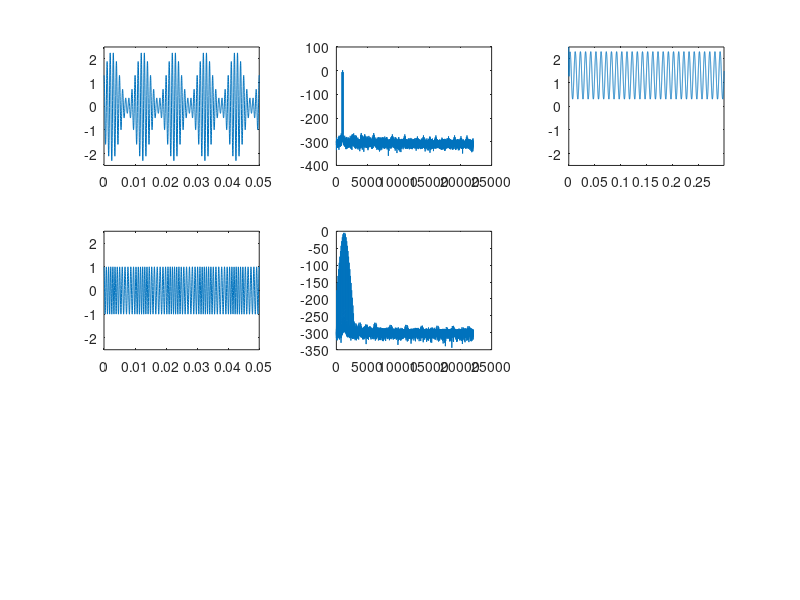

MATLAB code for this plot: (Note: this script raises an error after producing the figure.)
Fs=44100;
Fc=1000;
dt=1.0/Fs;
T=1; N=T/dt;
t=[0:N-1]/N;

x1=sin(2*pi*100*t)+1.3;


% amplitude modulation, dev is indicator
y1=ammod(x1,Fc,Fs);
subplot(3,3,1)
plot(t,y1);
axis([0,0.05,-2.5,2.5]);

P=fft(y1,N);
Pyy=2*sqrt(P.*conj(P))/N;
f=linspace(0,Fs/2,N/2);
Pdb=20*log10(Pyy);
subplot(3,3,2)
plot(f,Pdb(1:N/2));

z1=amdemod(y1,Fc,Fs);
subplot(3,3,3)
plot(t,z1);
axis([0,0.3,-2.5,2.5]);


% frequency modulation
y2=fmmod(x1,Fc,Fs,200);
P=fft(y2,N);
subplot(3,3,4)
plot(t,y2);
axis([0,0.05,-2.5,2.5]);

Pyy=2*sqrt(P.*conj(P))/N;
f=linspace(0,Fs/2,N/2);
Pdb=20*log10(Pyy);
subplot(3,3,5)
plot(f,Pdb(1:N/2));

z2=fmdemod(y2,Fc,Fs,200);
subplot(3,3,6)
plot(t,z2);
axis([0,0.3,-2.5,2.5]);


% pahse modulation, cannot solve bias, need to be fixed
y3=pmmod(x1,Fc,Fs,3.14,-3.14*1.3);
P=fft(y3,N);
subplot(3,3,7)
plot(t,y3);
axis([0,0.05,-2.5,2.5]);

Pyy=2*sqrt(P.*conj(P))/N;
f=linspace(0,Fs/2,N/2);
Pdb=20*log10(Pyy);
subplot(3,3,8)
plot(f,Pdb(1:N/2));

z3=pmdemod(y3,Fc,Fs,3.14)+1.3;
subplot(3,3,9)
plot(t,z3);
axis([0,0.3,-2.5,2.5]);
